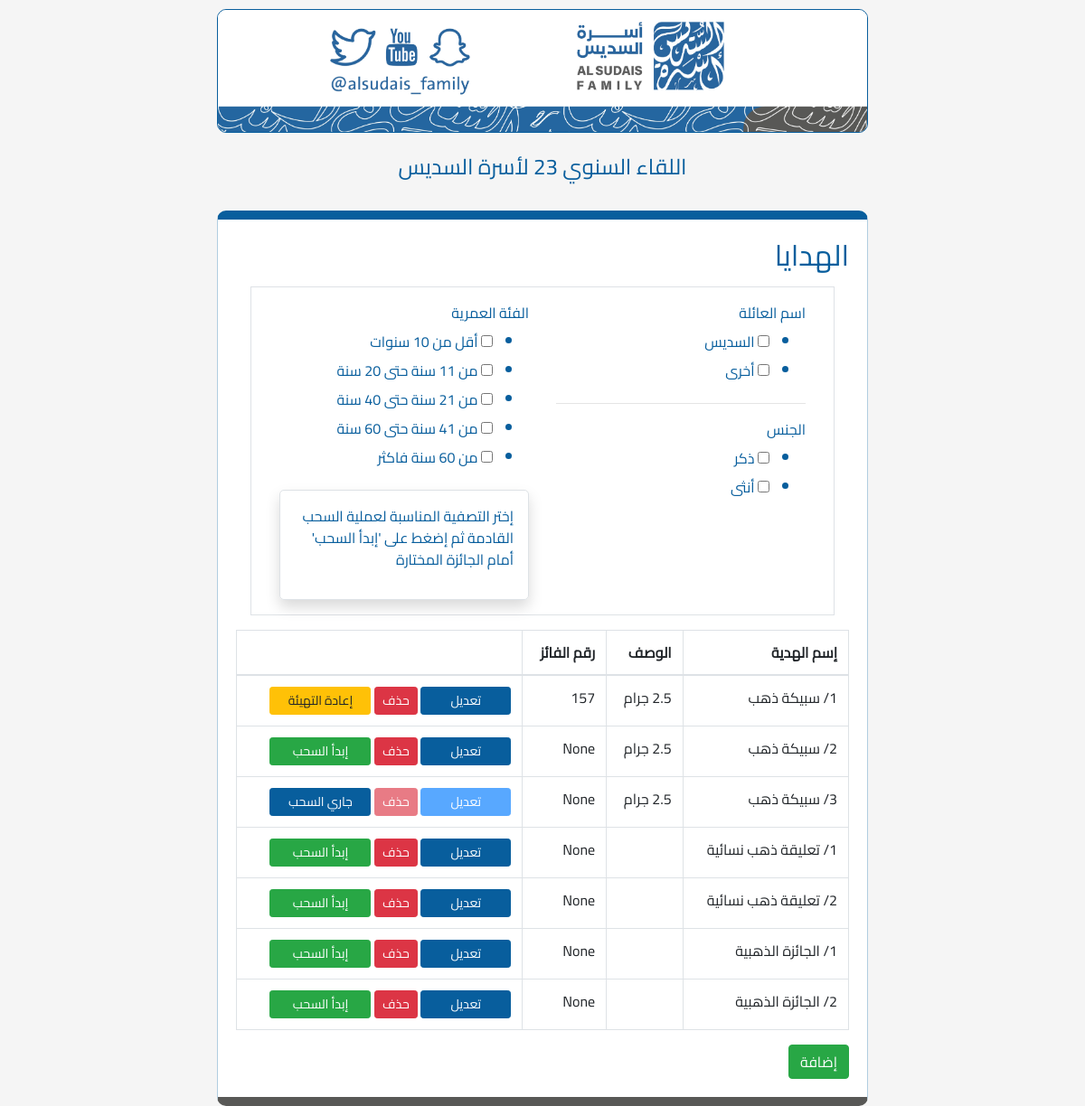
/prizes, run on an earlier commit of the app's database.
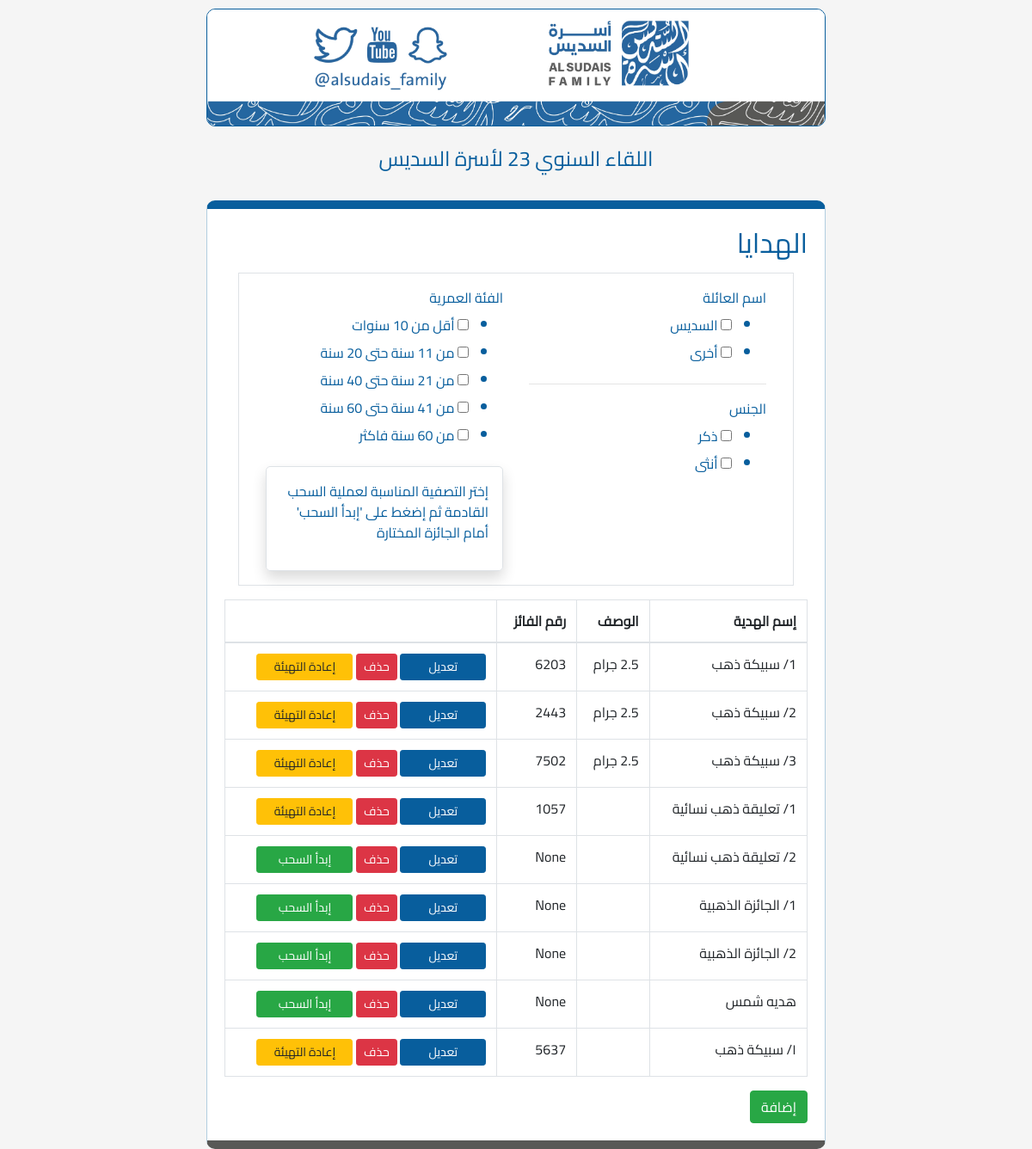
And on a later commit of the database.
### app.py (models this page shows, shortened)
class Prize(db.Model):
    __tablename__ = "prize"
    id = db.Column(db.Integer, primary_key=True)
    name = db.Column(db.String(100), nullable=False)
    description = db.Column(db.Text)
    guest_registration_number = db.Column(db.String(4))
    allowed_families = db.Column(db.String(100))
    allowed_age_range = db.Column(db.String(100))
    allowed_gender = db.Column(db.String(100))
    is_next = db.Column(db.Boolean, default=False)

### app.py (the view, shortened to what this page needs)
@app.route("/prizes", methods=["GET", "POST"])
def list_prizes():
    prizes = Prize.query.all()
    filters = FilterForm()
    return render_template("prizes.html", prizes=prizes, filters=filters)

### app.py
class FilterForm(FlaskForm):
    family_name = MultiCheckboxField(
        "اسم العائلة", choices=[("السديس", "السديس"), ("أخرى", "أخرى")]
    )
    age = MultiCheckboxField(
        "الفئة العمرية",
        choices=[
            ("أقل من 10 سنوات", "أقل من 10 سنوات"),
            ("من 11 سنة حتى 20 سنة", "من 11 سنة حتى 20 سنة"),
            ("من 21 سنة حتى 40 سنة", "من 21 سنة حتى 40 سنة"),
            ("من 41 سنة حتى 60 سنة", "من 41 سنة حتى 60 سنة"),
            ("من 60 سنة فاكثر", "من 60 سنة فاكثر"),
        ],
    )
    gender = MultiCheckboxField("الجنس", choices=[("ذكر", "ذكر"), ("أنثى", "أنثى")])
    prize_id = IntegerField("الهدية", validators=[DataRequired()])
    submit = SubmitField("بحث")

### templates/prizes.html (shortened to what this page needs)
<!DOCTYPE html>
{% extends 'master.html' %}
{% block content %}
  <h2>الهدايا</h2>
  <form method="post">
    <div class="border p-3 m-3 row ">
      <div class="col">
        {{ filters.family_name.label(class="form-label") }}
        {{ filters.family_name() }}
        <hr>
        {{ filters.gender.label(class="form-label") }}
        {{ filters.gender() }}
        </div>
      <div class="col">
        {{ filters.age.label(class="form-label") }}
        {{ filters.age() }}
        <div class="border p-3 shadow" style="border-radius: 5px;">
          <p>إختر التصفية المناسبة لعملية السحب القادمة ثم إضغط على 'إبدأ السحب' أمام الجائزة المختارة</p>
        </div>
      </div>
    </div>
  <table class="table table-bordered">
    <thead>
      <tr>
        <th>إسم الهدية</th>
        <th>الوصف</th>
        <th>رقم الفائز</th>
        <th></th>
      </tr>
    </thead>
    <tbody>
      {% for prize in prizes %}
        <tr>
          <td>{{ prize.name }}</td>
          <td>{{ prize.description }}</td>
          <td>{{ prize.guest_registration_number }}</td>
          <td>
            {% if not prize.is_next %}
              <a href="{{ url_for('edit_prize', id=prize.id) }}" class="btn btn-primary btn-sm">تعديل</a>
            {% else %}
              <span class="btn btn-primary btn-sm disabled">تعديل</span>
            {% endif %}
            <form action="{{ url_for('delete_prize', id=prize.id) }}" method="post" style="display: inline-block;">
              {% if not prize.is_next %}
                <button type="submit" class="btn btn-danger btn-sm" onclick="return confirm('هل أنت متأكد من الحذف؟')">حذف</button>
              {% else %}
                <span class="btn btn-danger btn-sm disabled">حذف</span>
              {% endif %}
            </form>
            {%if prize.guest_registration_number==None and not prize.is_next%}
            <button type="submit" class="btn btn-success btn-sm" style="width: 8em" name="prize_id" value="{{ prize.id }}">إبدأ السحب</button>
            {%elif prize.guest_registration_number==None and prize.is_next%}
            <button type="submit" class="btn btn-primary btn-sm" style="width: 8em" onclick="window.location.reload">جاري السحب</button>
            {%else%}
            <form action="{{ url_for('reset_prize', id=prize.id) }}" method="post" style="display: inline-block;">
              <button type="submit" class="btn btn-warning btn-sm" style="width: 8em" onclick="return confirm('هل أنت متأكد من إعادة التهيئة؟')">إعادة التهيئة</button>
            </form>
            {%endif%}
          </td>
        </tr>
      {% endfor %}
    </tbody>
  </table>
  <a href="{{ url_for('add_prize') }}" class="btn btn-success">إضافة</a>
</form>
{% endblock %}

### templates/master.html (shortened to what this page needs)
<!DOCTYPE html>
<html lang="ar" dir="rtl">
<head>
    <link rel="stylesheet" href="https://stackpath.bootstrapcdn.com/bootstrap/4.5.2/css/bootstrap.min.css">
    <link rel="stylesheet" href="{{ url_for('static', filename='styles/bootstrap-rtl.min.css')}}">
    <link rel="stylesheet" href="{{ url_for('static', filename='styles/mystyle.css') }}">
</head>
<body>
    <div class="header">
        <img src="/static/Header.jpg" alt="Header Image">
        <div class="welcome-message">اللقاء السنوي 23 لأسرة السديس</div>
    </div>
    <div class="content">
        {% block content %}{% endblock %}
    </div>
</body>
</html>

### static/styles/mystyle.css (style rules this page uses)
* { font-family: 'Cairo-Regular', sans-serif; }
body { font-family: 'Cairo-Regular', sans-serif; background-color: whitesmoke; color: #085E9D; font-family: Arial, sans-serif; margin-left: auto; margin-right: auto; }
@media (min-width: 768px) { body { max-width: 60%; } }
.content { padding: 20px; background-color: white; border-radius: 10px; border-width: 1px; border-color: #085f9d50; border-style: solid; text-align: right; border-top: 10px solid #085E9D; border-bottom: 10px solid #585856; }
.header { padding-top: 10px; padding-bottom: 10px; text-align: center; }
.header img { max-width: 100%; min-height: 100px; border-radius: 10px; border-width: 1px; border-color: #085E9D; border-style: solid; }
.welcome-message { font-size: 24px; margin: 20px 0; }
.btn-primary { background-color: #085E9D; border-color: #085E9D; min-width: 100px; }

What changed in the data, as far as the page shows it:
changed Prize "1/ سبيكة ذهب": guest_registration_number "157" → "6203"
changed Prize "2/ سبيكة ذهب": guest_registration_number "None" → "2443"; guest_registration_number "إبدأ السحب" → "إعادة التهيئة"
changed Prize "3/ سبيكة ذهب": guest_registration_number "None" → "7502"; is_next True → False (drawn); guest_registration_number "جاري السحب" → "إعادة التهيئة"
changed Prize "1/ تعليقة ذهب نسائية": guest_registration_number "None" → "1057"; guest_registration_number "إبدأ السحب" → "إعادة التهيئة"
added Prize: name "هديه شمس", guest_registration_number "None", is_next "حذف", {{ prize.id }} 8 (drawn)
added Prize: name "١/ سبيكة ذهب", guest_registration_number "5637", is_next "حذف"
